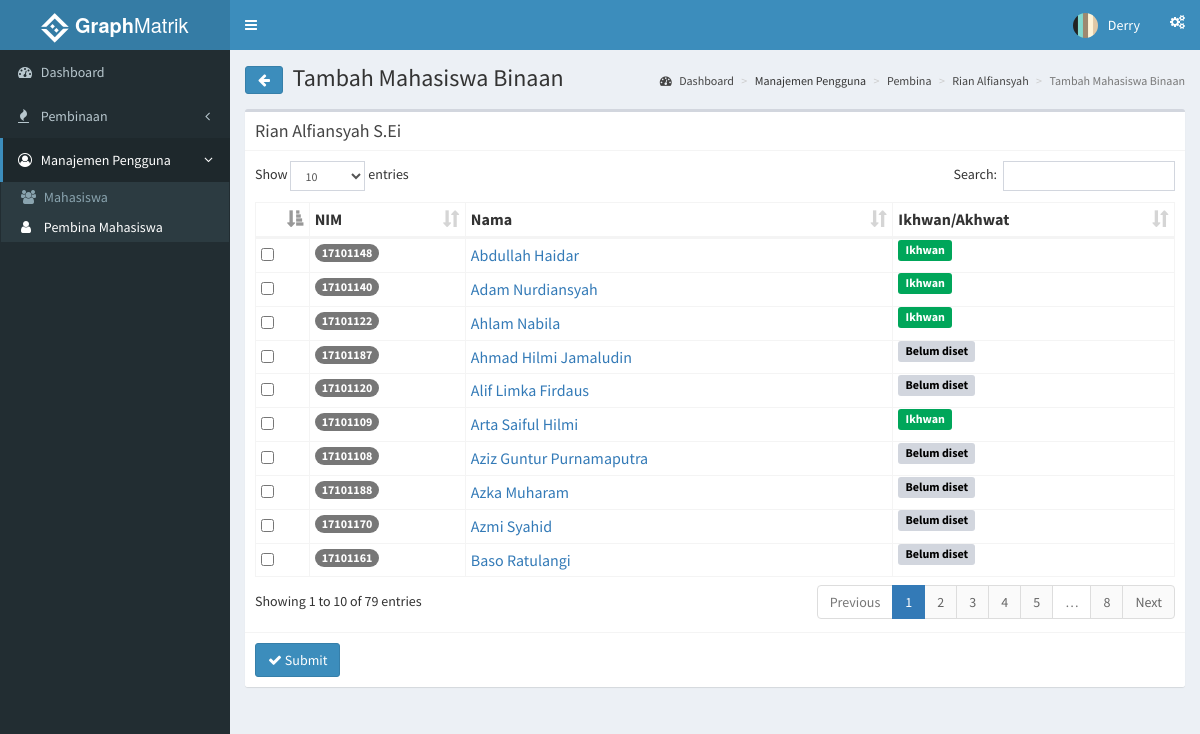
Page /index.php?page=tambahbinaan&id=21 (signed in) on the earlier database version.
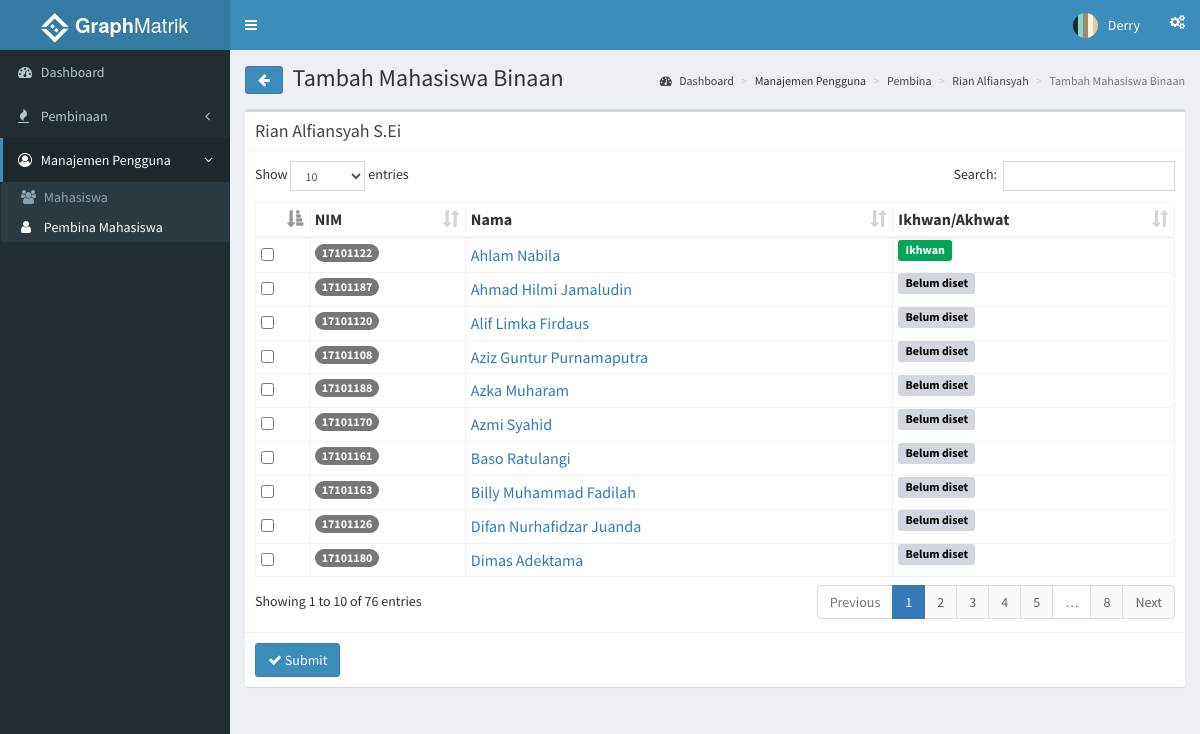
Same page on the later database version.
### tables this page shows
CREATE TABLE `pembina` (
  `id_pembina` int(11) NOT NULL,
  `nama` varchar(35) NOT NULL,
  `j_kelamin` varchar(15) DEFAULT NULL,
  `tgl_lahir` date NOT NULL,
  `gelar` varchar(10) DEFAULT NULL,
  `asalkota` varchar(20) DEFAULT NULL,
  `email` varchar(35) NOT NULL,
  `telp` varchar(13) NOT NULL,
  `avatar` varchar(100) DEFAULT NULL,
  `id_user` int(11) NOT NULL
);

CREATE TABLE `mahasiswa` (
  `id_mahasiswa` int(11) NOT NULL,
  `nim` int(11) NOT NULL,
  `nama` varchar(35) NOT NULL,
  `angkatan` int(11) DEFAULT NULL,
  `j_kelamin` varchar(15) DEFAULT NULL,
  `asalkota` varchar(20) DEFAULT NULL,
  `email` varchar(35) DEFAULT NULL,
  `telp` varchar(13) DEFAULT NULL,
  `avatar` varchar(100) DEFAULT NULL,
  `tgl_lahir` date DEFAULT NULL,
  `id_user` int(11) DEFAULT NULL
);

### functions.php (called while the page is built, shortened)
<?php
	function tampilCalonBinaan(){
		$ambildata = mysql_query("SELECT m.* FROM mahasiswa m WHERE m.id_mahasiswa NOT IN (SELECT m_binaan.id_mahasiswa FROM m_binaan) ORDER BY m.nama") or die(mysql_error());
		if (mysql_num_rows($ambildata) > 0) {
			while ($ad = mysql_fetch_assoc($ambildata))
				$data[] = $ad;
				return $data;
		}
	}
	function namaPembinaById($idPembina){
	    $ambildata = mysql_query("SELECT p.nama AS nama, p.gelar FROM pembina p WHERE p.id_pembina = $idPembina");
	      $ad = mysql_fetch_assoc($ambildata);
	      	$data[] = $ad;
	        return $data;
	}
	function idUserByIdPembina($idPembina){
	    $ambildata = mysql_query("SELECT p.id_user FROM pembina p WHERE p.id_pembina = $idPembina");
	      $data = mysql_fetch_assoc($ambildata);
	        return $data;
	}
 ?>

### role/adminmatrik/tambahbinaan.php (the view, shortened to what this page needs)
<?php
  include 'functions.php';
  $idPembina = $_GET['id'];
  $np = namaPembinaById($idPembina);
  $ip = idUserByIdPembina($idPembina);
 ?>
    <section class="content-header">
      <h1>
        <a class="btn btn-primary" href="index.php?page=pembinadetails&id=<?php foreach($ip as $idP){ echo $idP; }?>"><i class="fa fa-arrow-left"></i></a>&nbsp;
        Tambah Mahasiswa Binaan
      </h1>
      <ol class="breadcrumb">
        <li><a href="index.php"><i class="fa fa-dashboard"></i> Dashboard</a></li>
        <li>Manajemen Pengguna</li>
        <li><a href="index.php?page=pembina">Pembina</a></li>
        <li><a href="index.php?page=pembinadetails&id=<?php foreach($ip as $idP){ echo $idP; }?>"><?php foreach($np as $namaP){ echo $namaP['nama']; }?></a></li>
        <li class="active">Tambah Mahasiswa Binaan</li>
      </ol>
    </section>
    <section class="content">
      <div class="row">
        <div class="col-xs-12">
        <form method="POST">
          <div class="box">
            <div class="box-header with-border">
            	<h3 class="box-title"><?php foreach($np as $namaP){ echo $namaP['nama'].' '.$namaP['gelar']; }?></h3>
            </div>
            <div class="box-body">
              <form method="POST">
                <table id="tablePembina" class="table table-bordered table-hover table-condensed">
                  <thead>
                    <tr>
                      <th></th>
                      <th>NIM</th>
                      <th>Nama</th>
                      <th>Ikhwan/Akhwat</th>
                    </tr>
                  </thead>
                  <tbody>
                    <?php
                      $calonBinaan = tampilCalonBinaan();
                      $no = 1;
                      foreach($calonBinaan as $row){
                    ?>
                  <tr>
                    <td><input type="checkbox" name="idMahasiswa[]" value="<?php echo $row['id_mahasiswa']; ?>"></td>
                    <td><?php echo "<span class='badge'>".$row['nim']."</span>" ?></td>
                    <td><?php echo "<a href='index.php?page=mahasiswadetails&id=".$row['id_user']."'>".$row['nama']."</a>" ?></td>
                    <td><?php if($row['j_kelamin'] == 'Ikhwan' || $row['j_kelamin'] == 'Laki-laki'){echo '<span class="label bg-green">Ikhwan</span>';} else if($row['j_kelamin'] == 'Akhwat' || $row['j_kelamin'] == 'Perempuan'){echo '<span class="label bg-yellow">Akhwat</span>';} else if($row['j_kelamin'] == NULL){echo '<span class="label bg-gray">Belum diset</span>';} ?></td>
                  </tr>
                    <?php
                      $no++; }
                    ?>
                  </tbody>
                </table>
            </div>
            <div class="box-footer">
              <button type="submit" name="submitBinaanMahasiswa" class="btn btn-primary"><i class="fa fa-check"></i>&nbsp;Submit</button>
            </div>
          </div>
        </form>
        </div>
      </div>
    </section>

Differences in the rows shown:
removed mahasiswa: nim "17101148", nama "Abdullah Haidar", j_kelamin "Ikhwan"
removed mahasiswa: nim "17101140", nama "Adam Nurdiansyah", j_kelamin "Ikhwan"
no longer on this page (row edited): mahasiswa: nim "17101109", nama "Arta Saiful Hilmi", j_kelamin "Ikhwan"
now on this page (row unchanged): mahasiswa: nim "17101163", nama "Billy Muhammad Fadilah", shows "Belum diset"
now on this page (row unchanged): mahasiswa: nim "17101126", nama "Difan Nurhafidzar Juanda", shows "Belum diset"
now on this page (row unchanged): mahasiswa: nim "17101180", nama "Dimas Adektama", shows "Belum diset"
Other differences:
text written by a page script: "Show entries Search: Showing 1 to 10 of 79 entries Previous 1 2 3 4 5 … 8 Next" → "Show entries Search: Showing 1 to 10 of 76 entries Previous 1 2 3 4 5 … 8 Next"
